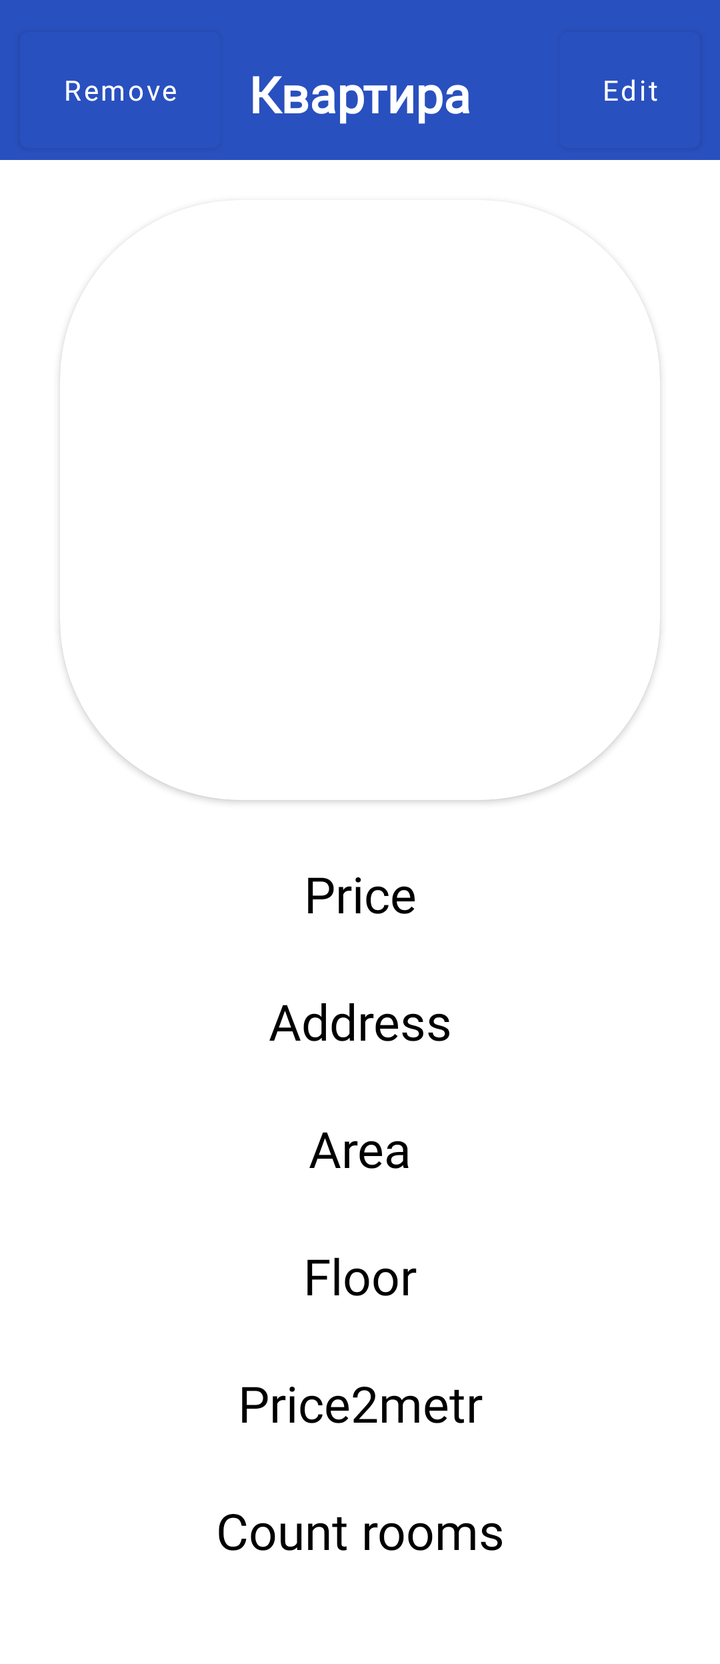
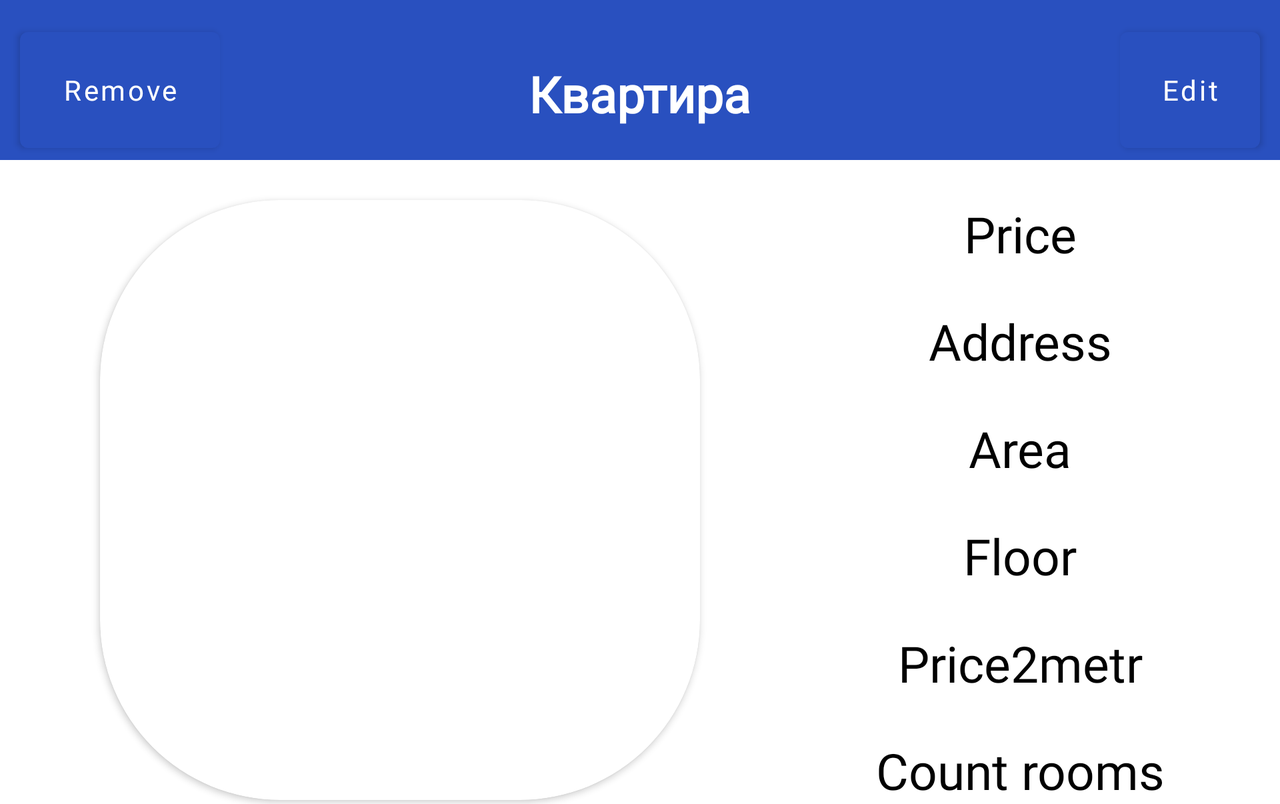

One screen, two layout resources from the same app: the default and the repository's alternative for another configuration. Each is rendered where Android would select it; the XML of both is given below.
<!-- AndroidManifest.xml: application theme Theme.FlatHouse -->
<!-- res/layout/fragment_flat.xml -->
<?xml version="1.0" encoding="utf-8"?>
<ScrollView
    xmlns:android="http://schemas.android.com/apk/res/android"
    xmlns:app="http://schemas.android.com/apk/res-auto"
    android:layout_width="match_parent"
    android:layout_height="match_parent">

    <androidx.constraintlayout.widget.ConstraintLayout
        android:layout_width="match_parent"
        android:layout_height="wrap_content">

        <Toolbar
            android:id="@+id/toolbar"
            android:layout_width="match_parent"
            android:layout_height="80dp"
            android:background="?attr/colorPrimary"
            app:layout_constraintEnd_toEndOf="parent"
            app:layout_constraintStart_toStartOf="parent"
            app:layout_constraintTop_toTopOf="parent"/>

        <TextView
            android:id="@+id/toolbarTitle"
            android:text="Квартира"
            android:textSize="25sp"
            android:textStyle="bold"
            android:textColor="@color/white"
            android:layout_width="wrap_content"
            android:layout_height="wrap_content"
            android:layout_marginTop="30dp"
            app:layout_constraintEnd_toEndOf="parent"
            app:layout_constraintStart_toStartOf="parent"
            app:layout_constraintTop_toTopOf="parent"/>

        <com.google.android.material.button.MaterialButton
            android:id="@+id/removeButton"
            android:text="Remove"
            android:textColor="@color/white"
            android:textAllCaps="false"
            android:layout_width="100dp"
            android:layout_height="70dp"
            android:layout_marginTop="10dp"
            android:layout_marginStart="10dp"
            app:layout_constraintTop_toTopOf="parent"
            app:layout_constraintLeft_toLeftOf="parent"/>

        <com.google.android.material.button.MaterialButton
            android:id="@+id/editButton"
            android:text="Edit"
            android:textColor="@color/white"
            android:textAllCaps="false"
            android:layout_width="70dp"
            android:layout_height="70dp"
            android:layout_marginTop="10dp"
            android:layout_marginEnd="10dp"
            app:layout_constraintTop_toTopOf="parent"
            app:layout_constraintRight_toRightOf="parent"/>

        <androidx.cardview.widget.CardView
            android:id="@+id/cardView"
            android:elevation="10dp"
            android:layout_width="300dp"
            android:layout_height="300dp"
            android:layout_gravity="center"
            android:layout_marginTop="100dp"
            app:cardCornerRadius="90dp"
            app:layout_constraintLeft_toLeftOf="parent"
            app:layout_constraintTop_toTopOf="parent"
            app:layout_constraintRight_toRightOf="parent">

            <ImageView
                android:id="@+id/objectImage"
                android:layout_width="300dp"
                android:layout_height="300dp"/>

        </androidx.cardview.widget.CardView>

        <TextView
            android:id="@+id/priceText"
            android:text="Price"
            android:textSize="25sp"
            android:textColor="?attr/colorOnSecondary"
            android:textAlignment="center"
            android:layout_width="match_parent"
            android:layout_height="wrap_content"
            android:layout_marginTop="30dp"
            android:layout_marginEnd="20dp"
            android:layout_marginStart="20dp"
            app:layout_constraintRight_toRightOf="parent"
            app:layout_constraintLeft_toLeftOf="parent"
            app:layout_constraintTop_toBottomOf="@id/cardView"/>

        <TextView
            android:id="@+id/addressText"
            android:text="Address"
            android:textSize="25sp"
            android:textColor="?attr/colorOnSecondary"
            android:textAlignment="center"
            android:layout_width="match_parent"
            android:layout_height="wrap_content"
            android:layout_marginTop="30dp"
            android:layout_marginEnd="20dp"
            android:layout_marginStart="20dp"
            app:layout_constraintRight_toRightOf="parent"
            app:layout_constraintLeft_toLeftOf="parent"
            app:layout_constraintTop_toBottomOf="@id/priceText"/>

        <TextView
            android:id="@+id/areaText"
            android:text="Area"
            android:textSize="25sp"
            android:textColor="?attr/colorOnSecondary"
            android:textAlignment="center"
            android:layout_width="match_parent"
            android:layout_height="wrap_content"
            android:layout_marginTop="30dp"
            android:layout_marginEnd="20dp"
            android:layout_marginStart="20dp"
            app:layout_constraintRight_toRightOf="parent"
            app:layout_constraintLeft_toLeftOf="parent"
            app:layout_constraintTop_toBottomOf="@id/addressText"/>

        <TextView
            android:id="@+id/floorText"
            android:text="Floor"
            android:textSize="25sp"
            android:textColor="?attr/colorOnSecondary"
            android:textAlignment="center"
            android:layout_width="match_parent"
            android:layout_height="wrap_content"
            android:layout_marginTop="30dp"
            android:layout_marginEnd="20dp"
            android:layout_marginStart="20dp"
            app:layout_constraintRight_toRightOf="parent"
            app:layout_constraintLeft_toLeftOf="parent"
            app:layout_constraintTop_toBottomOf="@id/areaText"/>

        <TextView
            android:id="@+id/price2metrText"
            android:text="Price2metr"
            android:textSize="25sp"
            android:textColor="?attr/colorOnSecondary"
            android:textAlignment="center"
            android:layout_width="match_parent"
            android:layout_height="wrap_content"
            android:layout_marginTop="30dp"
            android:layout_marginEnd="20dp"
            android:layout_marginStart="20dp"
            app:layout_constraintRight_toRightOf="parent"
            app:layout_constraintLeft_toLeftOf="parent"
            app:layout_constraintTop_toBottomOf="@id/floorText"/>

        <TextView
            android:id="@+id/countRoomsText"
            android:text="Count rooms"
            android:textSize="25sp"
            android:textColor="?attr/colorOnSecondary"
            android:textAlignment="center"
            android:layout_width="match_parent"
            android:layout_height="wrap_content"
            android:layout_marginTop="30dp"
            android:layout_marginEnd="20dp"
            android:layout_marginStart="20dp"
            app:layout_constraintRight_toRightOf="parent"
            app:layout_constraintLeft_toLeftOf="parent"
            app:layout_constraintTop_toBottomOf="@id/price2metrText"/>

        <Space
            android:layout_width="match_parent"
            android:layout_height="50dp"
            app:layout_constraintRight_toRightOf="parent"
            app:layout_constraintLeft_toLeftOf="parent"
            app:layout_constraintTop_toBottomOf="@id/countRoomsText"/>

    </androidx.constraintlayout.widget.ConstraintLayout>

</ScrollView>
<!-- resources referenced by this layout -->
<resources>
  <color name="white">#FFFFFFFF</color>
  <style name="Theme.FlatHouse" parent="Theme.MaterialComponents.DayNight.NoActionBar">
          
          <item name="colorPrimary">@color/blue</item>
          <item name="colorPrimaryVariant">@color/indigo</item>
          <item name="colorOnPrimary">@color/white</item>
          
          <item name="colorSecondary">@color/teal</item>
          <item name="colorSecondaryVariant">@color/teal</item>
          <item name="colorOnSecondary">@color/black</item>
          
          <item name="android:windowTranslucentNavigation">true</item>
          <item name="android:windowTranslucentStatus">true</item>
          <item name="android:windowLightStatusBar">true</item>
          <item name="fontFamily">@font/sfpro</item>
      </style>
  <color name="blue">#2950BF</color>
  <color name="indigo">#A94CF9</color>
  <color name="teal">#FF018786</color>
  <color name="black">#FF000000</color>
</resources>
<!-- res/layout-land/fragment_flat.xml (the repository's variant of the layout above) -->
<!-- drawn on the phone turned sideways -->
<?xml version="1.0" encoding="utf-8"?>
<ScrollView
    xmlns:android="http://schemas.android.com/apk/res/android"
    xmlns:app="http://schemas.android.com/apk/res-auto"
    android:layout_width="match_parent"
    android:layout_height="match_parent">

    <androidx.constraintlayout.widget.ConstraintLayout
        android:layout_width="match_parent"
        android:layout_height="wrap_content">

        <Toolbar
            android:id="@+id/toolbar"
            android:layout_width="match_parent"
            android:layout_height="80dp"
            android:background="?attr/colorPrimary"
            app:layout_constraintEnd_toEndOf="parent"
            app:layout_constraintStart_toStartOf="parent"
            app:layout_constraintTop_toTopOf="parent"/>

        <TextView
            android:id="@+id/toolbarTitle"
            android:text="Квартира"
            android:textSize="25sp"
            android:textStyle="bold"
            android:textColor="@color/white"
            android:layout_width="wrap_content"
            android:layout_height="wrap_content"
            android:layout_marginTop="30dp"
            app:layout_constraintEnd_toEndOf="parent"
            app:layout_constraintStart_toStartOf="parent"
            app:layout_constraintTop_toTopOf="parent"/>

        <com.google.android.material.button.MaterialButton
            android:id="@+id/removeButton"
            android:text="Remove"
            android:textColor="@color/white"
            android:textAllCaps="false"
            android:layout_width="100dp"
            android:layout_height="70dp"
            android:layout_marginTop="10dp"
            android:layout_marginStart="10dp"
            app:layout_constraintTop_toTopOf="parent"
            app:layout_constraintLeft_toLeftOf="parent"/>

        <com.google.android.material.button.MaterialButton
            android:id="@+id/editButton"
            android:text="Edit"
            android:textColor="@color/white"
            android:textAllCaps="false"
            android:layout_width="70dp"
            android:layout_height="70dp"
            android:layout_marginTop="10dp"
            android:layout_marginEnd="10dp"
            app:layout_constraintTop_toTopOf="parent"
            app:layout_constraintRight_toRightOf="parent"/>

        <androidx.cardview.widget.CardView
            android:id="@+id/cardView"
            android:elevation="10dp"
            android:layout_width="300dp"
            android:layout_height="300dp"
            android:layout_gravity="center"
            android:layout_marginTop="100dp"
            android:layout_marginStart="50dp"
            app:cardCornerRadius="90dp"
            app:layout_constraintLeft_toLeftOf="parent"
            app:layout_constraintTop_toTopOf="parent">

            <ImageView
                android:id="@+id/objectImage"
                android:layout_width="300dp"
                android:layout_height="300dp"/>

        </androidx.cardview.widget.CardView>

        <TextView
            android:id="@+id/priceText"
            android:text="Price"
            android:textSize="25sp"
            android:textColor="?attr/colorOnSecondary"
            android:textAlignment="center"
            android:layout_width="match_parent"
            android:layout_height="wrap_content"
            android:layout_marginTop="100dp"
            android:layout_marginStart="400dp"
            android:layout_marginEnd="20dp"
            app:layout_constraintRight_toRightOf="parent"
            app:layout_constraintLeft_toRightOf="@id/cardView"
            app:layout_constraintTop_toTopOf="parent"/>

        <TextView
            android:id="@+id/addressText"
            android:text="Address"
            android:textSize="25sp"
            android:textColor="?attr/colorOnSecondary"
            android:textAlignment="center"
            android:layout_width="match_parent"
            android:layout_height="wrap_content"
            android:layout_marginTop="20dp"
            android:layout_marginStart="400dp"
            android:layout_marginEnd="20dp"
            app:layout_constraintRight_toRightOf="parent"
            app:layout_constraintLeft_toRightOf="@id/cardView"
            app:layout_constraintTop_toBottomOf="@id/priceText"/>

        <TextView
            android:id="@+id/areaText"
            android:text="Area"
            android:textSize="25sp"
            android:textColor="?attr/colorOnSecondary"
            android:textAlignment="center"
            android:layout_width="match_parent"
            android:layout_height="wrap_content"
            android:layout_marginTop="20dp"
            android:layout_marginStart="400dp"
            android:layout_marginEnd="20dp"
            app:layout_constraintRight_toRightOf="parent"
            app:layout_constraintLeft_toRightOf="@id/cardView"
            app:layout_constraintTop_toBottomOf="@id/addressText"/>

        <TextView
            android:id="@+id/floorText"
            android:text="Floor"
            android:textSize="25sp"
            android:textColor="?attr/colorOnSecondary"
            android:textAlignment="center"
            android:layout_width="match_parent"
            android:layout_height="wrap_content"
            android:layout_marginTop="20dp"
            android:layout_marginStart="400dp"
            android:layout_marginEnd="20dp"
            app:layout_constraintRight_toRightOf="parent"
            app:layout_constraintLeft_toRightOf="@id/cardView"
            app:layout_constraintTop_toBottomOf="@id/areaText"/>

        <TextView
            android:id="@+id/price2metrText"
            android:text="Price2metr"
            android:textSize="25sp"
            android:textColor="?attr/colorOnSecondary"
            android:textAlignment="center"
            android:layout_width="match_parent"
            android:layout_height="wrap_content"
            android:layout_marginTop="20dp"
            android:layout_marginStart="400dp"
            android:layout_marginEnd="20dp"
            app:layout_constraintRight_toRightOf="parent"
            app:layout_constraintLeft_toRightOf="@id/cardView"
            app:layout_constraintTop_toBottomOf="@id/floorText"/>

        <TextView
            android:id="@+id/countRoomsText"
            android:text="Count rooms"
            android:textSize="25sp"
            android:textColor="?attr/colorOnSecondary"
            android:textAlignment="center"
            android:layout_width="match_parent"
            android:layout_height="wrap_content"
            android:layout_marginTop="20dp"
            android:layout_marginStart="400dp"
            android:layout_marginEnd="20dp"
            app:layout_constraintRight_toRightOf="parent"
            app:layout_constraintLeft_toRightOf="@id/cardView"
            app:layout_constraintTop_toBottomOf="@id/price2metrText"/>

    </androidx.constraintlayout.widget.ConstraintLayout>

</ScrollView>
